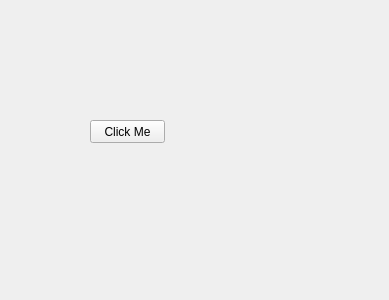
<?xml version="1.0" encoding="UTF-8"?>
<ui version="4.0">
 <class>Form</class>
 <widget class="QWidget" name="Form">
  <property name="geometry">
   <rect>
    <x>0</x>
    <y>0</y>
    <width>389</width>
    <height>300</height>
   </rect>
  </property>
  <property name="windowTitle">
   <string>Form</string>
  </property>
  <widget class="QPushButton" name="pushButton">
   <property name="geometry">
    <rect>
     <x>90</x>
     <y>120</y>
     <width>75</width>
     <height>23</height>
    </rect>
   </property>
   <property name="text">
    <string>Click Me</string>
   </property>
  </widget>
 </widget>
 <resources/>
 <connections/>
</ui>
